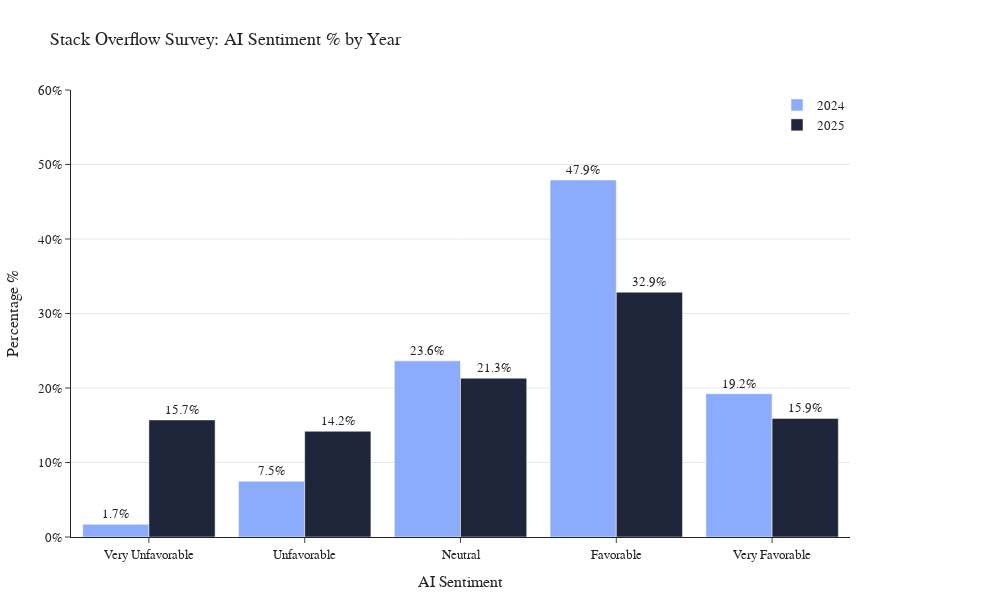

Notebook source saved alongside this figure:
### Code cell
import pandas as pd
import plotly.graph_objects as go

# Sentiment order + labels
sent_order = [-2, -1, 0, 1, 2]
sent_labels = {
    -2: "Very\nUnfavorable",
    -1: "Unfavorable",
     0: "Neutral",
     1: "Favorable",
     2: "Very\nFavorable"
}
versions = [2024, 2025]

# Count -> percent within each Version
counts = (
    df_union.groupby(["Version", "AISent_int"]).size()
    .rename("count").reset_index()
)

# Ensure all bins exist for both versions
full = (
    pd.MultiIndex.from_product([versions, sent_order],
                               names=["Version", "AISent_int"]).to_frame(index=False)
    .merge(counts, on=["Version", "AISent_int"], how="left")
    .fillna({"count": 0})
)
full["percent"] = full.groupby("Version")["count"].transform(lambda s: 100 * s / s.sum())
full["label"] = full["AISent_int"].map(sent_labels)

# Build figure with % labels
fig = go.Figure()

for ver, color in [(2024, "#8cacfb"), (2025, "#1f253a")]:
    d = full[full["Version"] == ver]
    fig.add_trace(go.Bar(
        x=d["label"], y=d["percent"], name=str(ver),
        marker_color=color,
        text=d["percent"].round(1).astype(str) + "%",   # ← percent labels
        textposition="outside"
    ))

fig.update_layout(
    template="simple_white",
    title="Stack Overflow Survey: AI Sentiment % by Year",
    font=dict(family="Rockwell, Arial, sans-serif", size=13),
    paper_bgcolor="white", plot_bgcolor="white",
    barmode="group", bargap=0.15,
    legend=dict(orientation="v", y=1, x=1, xanchor="right", yanchor="top"),
    width=1000, height=600,
    margin=dict(t=90, r=150, b=50, l=60)
)

fig.update_xaxes(title="AI Sentiment")
fig.update_yaxes(title="Percentage %", ticksuffix="%", range=[0, 60],
                 showgrid=True, gridcolor="#e6e6e6")

fig.show()

### Figure 1 — Plotly figure (JSON) as saved in the notebook; plotly's stock layout.template omitted (floating-point values rounded to 4 significant figures)
{"data": [{"marker": {"color": "#8cacfb"}, "name": "2024", "text": ["1.7%", "7.5%", "23.6%", "47.9%", "19.2%"], "textposition": "outside", "x": ["Very\nUnfavorable", "Unfavorable", "Neutral", "Favorable", "Very\nFavorable"], "y": [1.713, 7.489, 23.64, 47.92, 19.24], "type": "bar"}, {"marker": {"color": "#1f253a"}, "name": "2025", "text": ["15.7%", "14.2%", "21.3%", "32.9%", "15.9%"], "textposition": "outside", "x": ["Very\nUnfavorable", "Unfavorable", "Neutral", "Favorable", "Very\nFavorable"], "y": [15.72, 14.19, 21.31, 32.86, 15.92], "type": "bar"}], "layout": {"font": {"family": "Rockwell, Arial, sans-serif", "size": 13}, "legend": {"orientation": "v", "y": 1, "x": 1, "xanchor": "right", "yanchor": "top"}, "margin": {"t": 90, "r": 150, "b": 50, "l": 60}, "title": {"text": "Stack Overflow Survey: AI Sentiment % by Year"}, "paper_bgcolor": "white", "plot_bgcolor": "white", "barmode": "group", "bargap": 0.15, "width": 1000, "height": 600, "xaxis": {"title": {"text": "AI Sentiment"}}, "yaxis": {"title": {"text": "Percentage %"}, "ticksuffix": "%", "range": [0, 60], "showgrid": true, "gridcolor": "#e6e6e6"}}}
